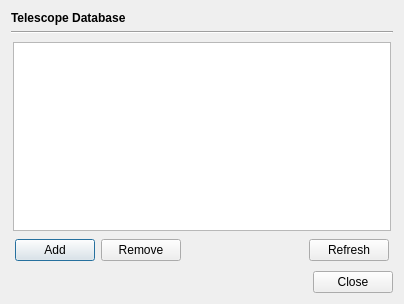
<?xml version="1.0" encoding="UTF-8"?>
<ui version="4.0">
 <class>TelescopeDatabaseDialog</class>
 <widget class="QDialog" name="TelescopeDatabaseDialog">
  <property name="geometry">
   <rect>
    <x>0</x>
    <y>0</y>
    <width>404</width>
    <height>304</height>
   </rect>
  </property>
  <property name="windowTitle">
   <string>Dialog</string>
  </property>
  <layout class="QVBoxLayout" name="verticalLayout">
   <item>
    <widget class="QLabel" name="label">
     <property name="font">
      <font>
       <bold>true</bold>
      </font>
     </property>
     <property name="text">
      <string>Telescope Database</string>
     </property>
    </widget>
   </item>
   <item>
    <widget class="Line" name="line">
     <property name="orientation">
      <enum>Qt::Horizontal</enum>
     </property>
    </widget>
   </item>
   <item>
    <widget class="QWidget" name="widget" native="true">
     <layout class="QVBoxLayout" name="verticalLayout_2">
      <property name="leftMargin">
       <number>2</number>
      </property>
      <property name="topMargin">
       <number>2</number>
      </property>
      <property name="rightMargin">
       <number>2</number>
      </property>
      <property name="bottomMargin">
       <number>2</number>
      </property>
      <item>
       <widget class="QTableView" name="tableView"/>
      </item>
      <item>
       <widget class="QWidget" name="widget_2" native="true">
        <layout class="QHBoxLayout" name="horizontalLayout">
         <property name="leftMargin">
          <number>2</number>
         </property>
         <property name="topMargin">
          <number>2</number>
         </property>
         <property name="rightMargin">
          <number>2</number>
         </property>
         <property name="bottomMargin">
          <number>2</number>
         </property>
         <item>
          <widget class="QPushButton" name="addButton">
           <property name="text">
            <string>Add</string>
           </property>
          </widget>
         </item>
         <item>
          <widget class="QPushButton" name="removeButton">
           <property name="text">
            <string>Remove</string>
           </property>
          </widget>
         </item>
         <item>
          <spacer name="horizontalSpacer">
           <property name="orientation">
            <enum>Qt::Horizontal</enum>
           </property>
           <property name="sizeHint" stdset="0">
            <size>
             <width>40</width>
             <height>20</height>
            </size>
           </property>
          </spacer>
         </item>
         <item>
          <widget class="QPushButton" name="refreshButton">
           <property name="text">
            <string>Refresh</string>
           </property>
          </widget>
         </item>
        </layout>
       </widget>
      </item>
     </layout>
    </widget>
   </item>
   <item>
    <widget class="QDialogButtonBox" name="buttonBox">
     <property name="orientation">
      <enum>Qt::Horizontal</enum>
     </property>
     <property name="standardButtons">
      <set>QDialogButtonBox::Close</set>
     </property>
    </widget>
   </item>
  </layout>
 </widget>
 <resources/>
 <connections>
  <connection>
   <sender>buttonBox</sender>
   <signal>accepted()</signal>
   <receiver>TelescopeDatabaseDialog</receiver>
   <slot>accept()</slot>
   <hints>
    <hint type="sourcelabel">
     <x>248</x>
     <y>254</y>
    </hint>
    <hint type="destinationlabel">
     <x>157</x>
     <y>274</y>
    </hint>
   </hints>
  </connection>
  <connection>
   <sender>buttonBox</sender>
   <signal>rejected()</signal>
   <receiver>TelescopeDatabaseDialog</receiver>
   <slot>reject()</slot>
   <hints>
    <hint type="sourcelabel">
     <x>316</x>
     <y>260</y>
    </hint>
    <hint type="destinationlabel">
     <x>286</x>
     <y>274</y>
    </hint>
   </hints>
  </connection>
 </connections>
</ui>
